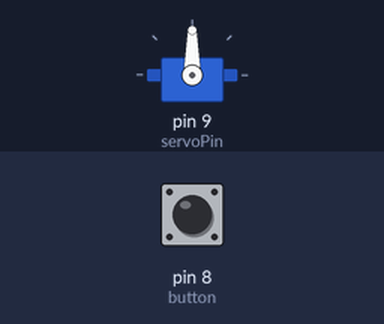
This sketch was run on a simulated Arduino Uno, built with avr-gcc and run on an emulated ATmega328P. On the bench: servo. The inputs (shaded band) are chosen by the test bench; at power-on: pin 8 (button) HIGH.

Above: at 1.2 s.
1.3 s: pin 8 (button) pulled LOW for 0.15 s
At 2.7 s:
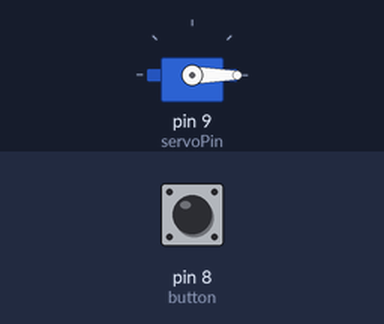
Timing chart, 0 to 12.8 s (numbered marks = the images above; inputs shaded):
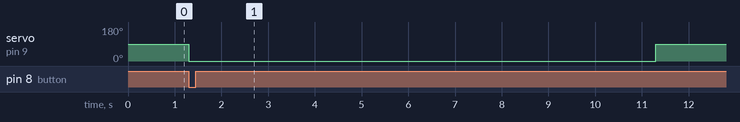

The sketch:

arduino.ino
```cpp
#include <Servo.h>

Servo myServo;
int button = 8;
int servoPin = 9;

void setup() {
  Serial.begin(9600);
  myServo.attach(servoPin);
  pinMode(button, INPUT_PULLUP);
  myServo.write(90);
}

void loop() {
  if (Serial.available() > 0) {
    char input = Serial.read();
    if (input == '0') {
      myServo.write(90);
    } else if (input == '1') {
      myServo.write(0);
    }
  }

  int buttonState = digitalRead(button);
  if (buttonState == LOW) {
    myServo.write(0);
    delay(10000);
    myServo.write(90);
  }
}
```

Measured:
- after the input at 1.3 s, servo on pin 9 (servoPin): 90° → 0° at once, → 90° 10.0 s later
